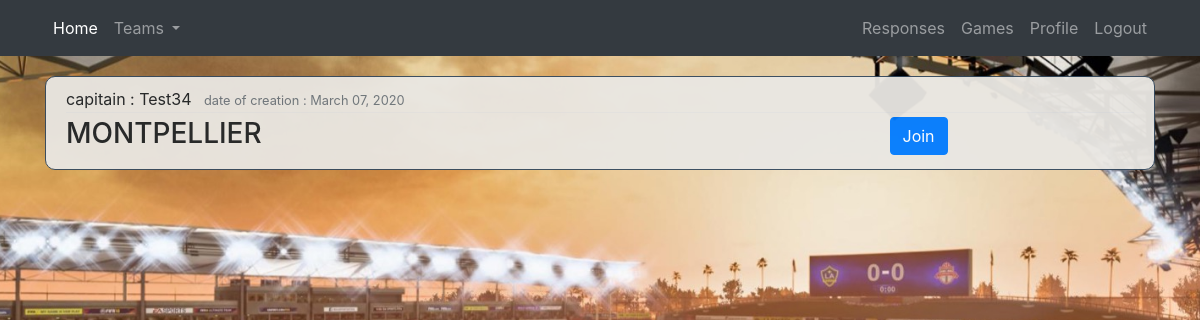
Before: /team/team/1/ (signed in) with the older database file.
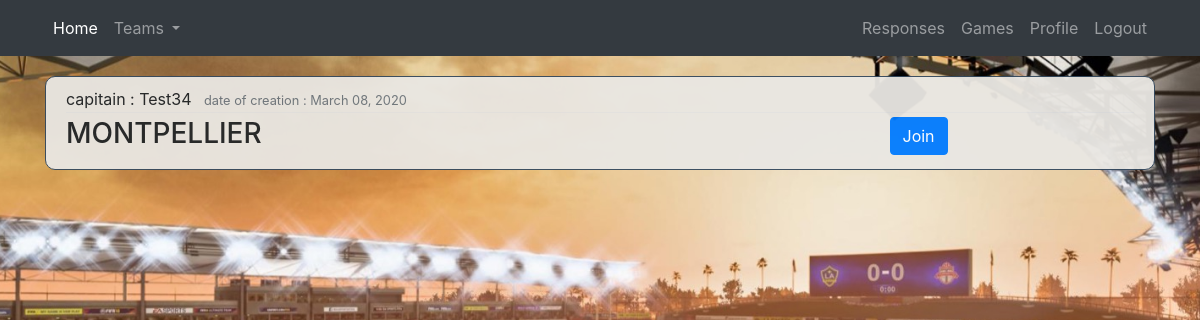
After: the same page with the newer database file.
### team/models.py (models this page shows, shortened)
class Team (models.Model):
	libelle_team = models.CharField(max_length=30, unique=True)
	nb_players_max = models.PositiveIntegerField(null=True)
	nb_players = models.PositiveIntegerField(null=True)
	date_creation = models.DateTimeField(verbose_name='date creation', auto_now=True)
	creator = models.ForeignKey(Account, on_delete=models.CASCADE)

### account/models.py (models this page shows, shortened)
class Account(AbstractBaseUser):
	username = models.CharField(max_length=30, unique=True)
	first_name = models.CharField(max_length=30, unique=False)
	last_name = models.CharField(max_length=30, unique=False)
	email = models.EmailField(verbose_name="email", max_length=60, unique=True)
	is_captain = models.BooleanField(default=False)
	city = models.CharField(max_length=30)
	numTel = models.CharField(max_length=10, unique=True)
	image = models.ImageField(default='default.jpg', upload_to='profile_pics')
	date_joined = models.DateTimeField(verbose_name='date joined', auto_now_add=True)
	last_login = models.DateTimeField(verbose_name='last login', auto_now=True)
	is_admin = models.BooleanField(default=False)
	is_active = models.BooleanField(default=True)
	is_staff = models.BooleanField(default=False)
	is_superuser = models.BooleanField(default=False)
	USERNAME_FIELD = 'email'
	REQUIRED_FIELDS = ['username','first_name','last_name','is_captain', 'city', 'numTel']
	objects = MyAccountManager()
	def __str__(self):
		return self.username

### team/views.py (the view, shortened to what this page needs)
# urls.py: path('team/<int:pk>/',JoinTeam , name='join_team'),
@login_required
def JoinTeam(request, pk):
	team = Team.objects.get(id=pk)
	player = Account.objects.get(id= request.user.id)
	context={'team' : team, 'player' : player }
	return render(request, 'team/join_team.html', context)

### team/templates/team/join_team.html (shortened to what this page needs)
{% extends "project/base.html" %}
{% block content %}
<article class="media content-section">
	<div class="media-body">
		<div class="article-metadata">
			<a class="mr-2">capitain : {{ team.creator }}</a>
			<small class="text-muted">date of creation : {{ team.date_creation|date:"F d, Y"}}</small>
		</div>
		<div class="row">
			<div class="col-md-6">
				<h3><a class="article-title">{{ team.libelle_team }}</a></h3>
			</div>
			<div class="col-md-3"></div>
			<div class="col-md-3">
				<form method="POST">
					<div class="button-accept">
						<input class="btn btn-primary" type="submit" value="Join">
					</div>
				</form>
			</div>
		</div>
	</div>
</article>
{% endblock content %}

Changed rows visible on the page:
changed Team "MONTPELLIER": date_creation "March 07, 2020" → "March 08, 2020"
